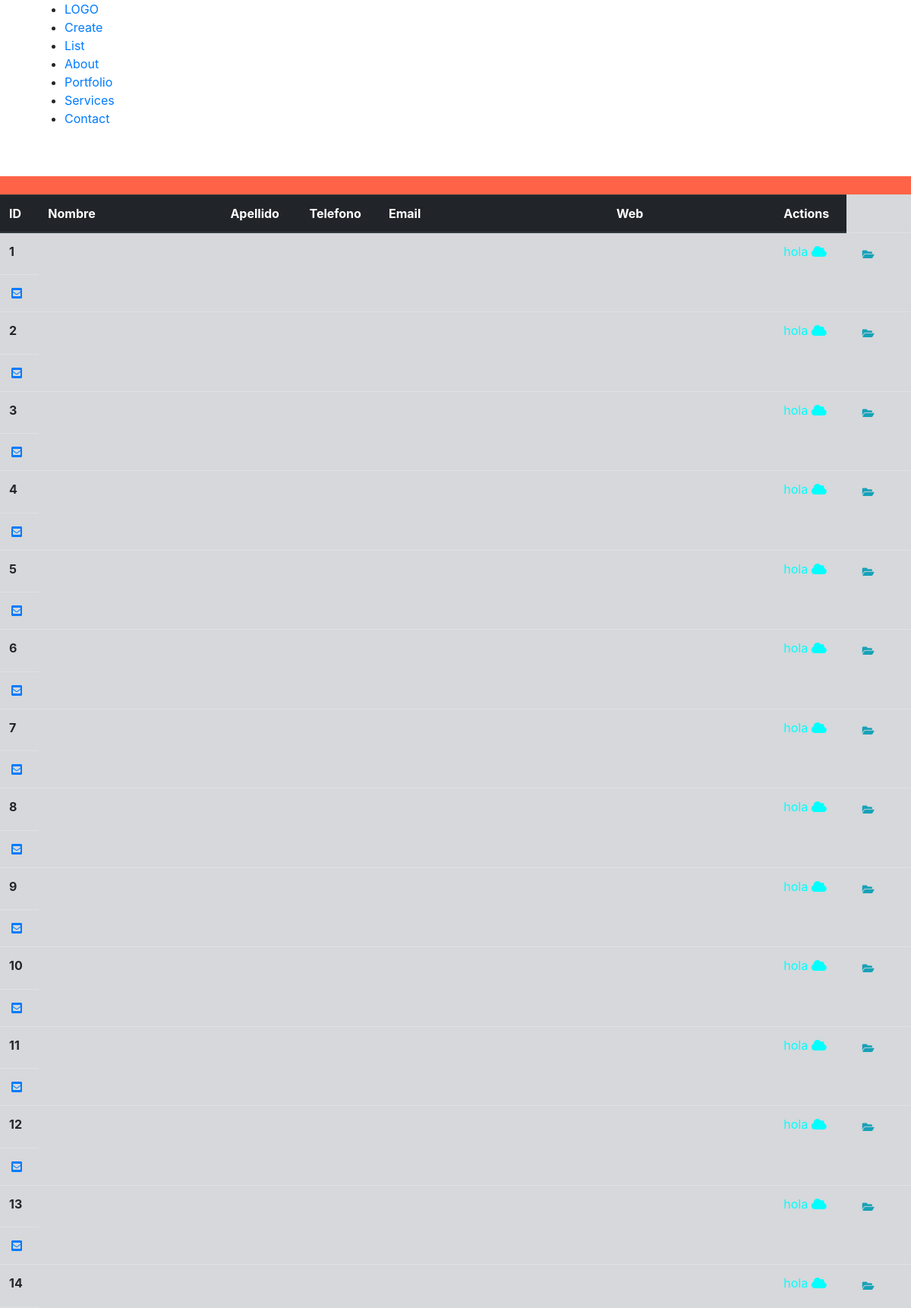
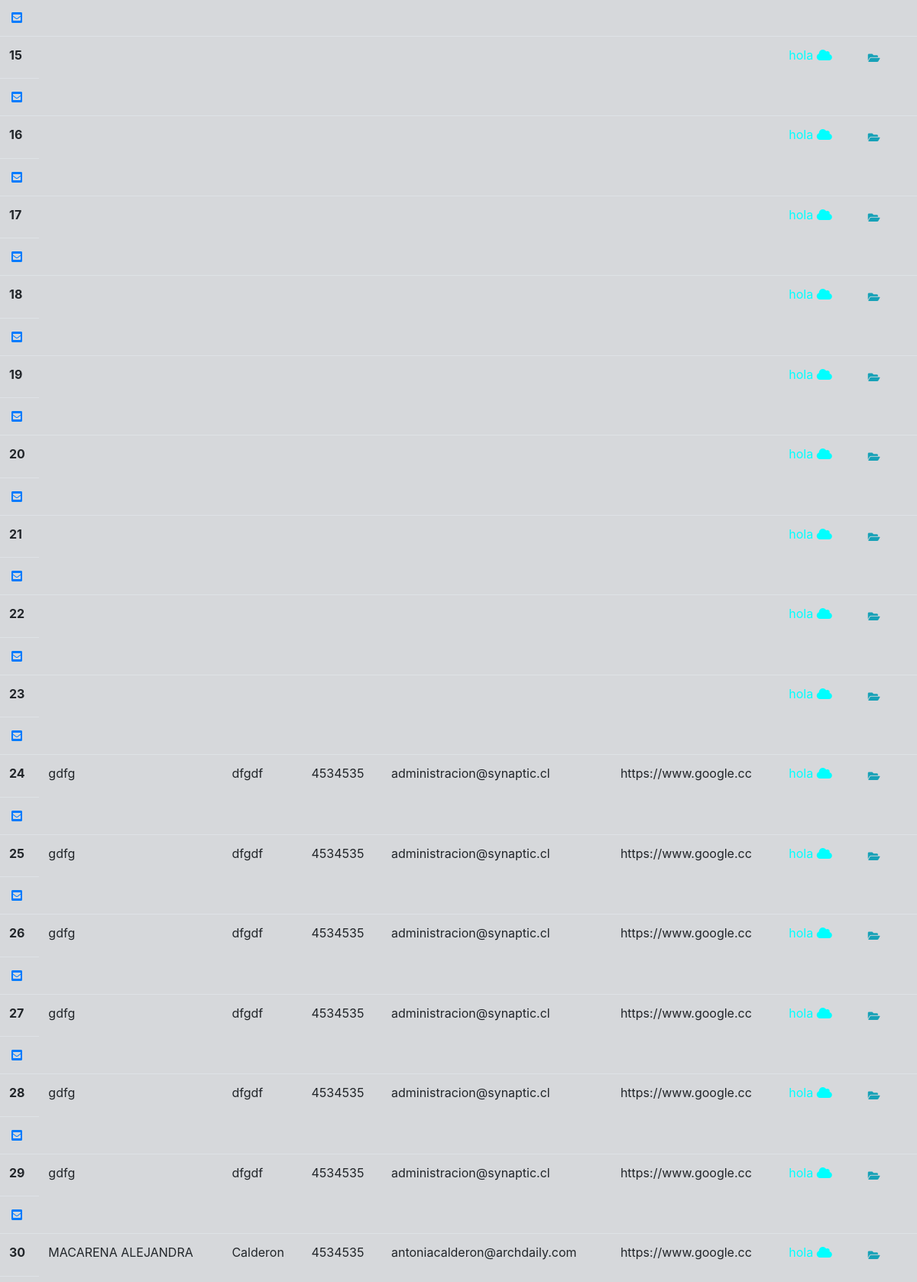
/person_list/ (upper part), run on the app's committed database (2 pictures, top to bottom).
### cvmaker/models.py (models this page shows, shortened)
class Person(models.Model):
    first_name = models.CharField(max_length=255)
    last_name = models.CharField(max_length=255)
    phone = models.CharField(max_length=255)
    webpage = models.URLField()
    email = models.EmailField()

### cvmaker/views.py (the view)
# urls.py: path('person_list/', views.PersonListView.as_view(), name='person_list'),
class PersonListView(ListView):
    model = models.Person
    template_name = "person_list.html"
    paginate_by = 100 # if pagination is desired
    def get_queryset(self):
        return self.model.objects.all()

### cvmaker/templates/person_list.html (shortened to what this page needs)
{% extends 'base.html' %}
{% load crispy_forms_tags %}
{% block content %}
<div class="scrolleable" style="background-color:tomato">
    <br>
    <table class="table table-hover table-secondary">
        <thead class="thead-dark">
            <th>ID</th>
            <th>Nombre</th>
            <th>Apellido</th>
            <th>Telefono</th>
            <th>Email</th>
            <th>Web</th>
            <th>Actions</th>
        </thead>
        <tbody>
            {% for usp in page_obj %}
            <tr>
                <th>{{ usp.id }}</th>
                <td>{{ usp.first_name }}</td>
                <td>{{ usp.last_name }}</td>
                <td>{{ usp.phone }}</td>
                <td>{{ usp.email }}</td>
                <td>{{ usp.webpage }}</td>
                <td style="color: aqua;"> hola <i class="fas fa-cloud"></i> </td>
                <td style="color: aqua;">
                    <span>
                    <a href="{% url 'cvmaker:person_detail' pk=usp.pk %}" class="btn btn-link btn-sm text-info" role="button">
                            <i class="fas fa-folder-open"></i></span>
                </td>
            </tr>
            <tr>
                <td>
                    <a href="mailto:{{ usp.user.email }}">
                        <i class="fa fa-envelope-square fa-fw"></i>
                    </a>
                </td>
            </tr>
            {% empty %}
            <tr><td class="text-secondary">No users yet.</td></tr>
            {% endfor %}
        </tbody>
    </table>
</div>
{% endblock %}

### cvmaker/templates/base.html (shortened to what this page needs)
<!DOCTYPE html>
<html lang="en">
<head>
    {% load static %}
    <link rel="stylesheet" href="https://maxcdn.bootstrapcdn.com/bootstrap/4.0.0/css/bootstrap.min.css">
    <link rel="stylesheet" href="https://use.fontawesome.com/releases/v5.7.0/css/all.css">
</head>
<body>
  <div class='container' style="margin-bottom: 4em;">
        <div id="navigation-bar">
          <nav>
            <ul>
              <li><a href="#" id="logo">LOGO</a></li>
              <li><a href='/person_create/'>Create</a></li>
              <li><a href='/person_list/'>List</a></li>
              <li><a href=#>About</a></li>
              <li><a href=#>Portfolio</a></li>
              <li><a href=#>Services</a></li>
              <li><a href=#>Contact</a></li>
            </ul>
          </nav>
        </div>
    </div>
    <div>
        {% block content %}
        {% endblock %}
    </div>
</body>
</html>

### data on the page
Person: id "1"
Person: id "2"
Person: id "3"
Person: id "4"
Person: id "5"
Person: id "6"
Person: id "7"
Person: id "8"
Person: id "9"
Person: id "10"
Person: id "11"
Person: id "12"
Person: id "13"
Person: id "14"
Person: id "15"
Person: id "16"
Person: id "17"
Person: id "18"
Person: id "19"
Person: id "20"
Person: id "21"
Person: id "22"
Person: id "23"
Person: id "24", first_name "gdfg", last_name "dfgdf", phone "4534535", email "administracion@synaptic.cl", webpage "https://www.google.cc"
Person: id "25", first_name "gdfg", last_name "dfgdf", phone "4534535", email "administracion@synaptic.cl", webpage "https://www.google.cc"
Person: id "26", first_name "gdfg", last_name "dfgdf", phone "4534535", email "administracion@synaptic.cl", webpage "https://www.google.cc"
Person: id "27", first_name "gdfg", last_name "dfgdf", phone "4534535", email "administracion@synaptic.cl", webpage "https://www.google.cc"
Person: id "28", first_name "gdfg", last_name "dfgdf", phone "4534535", email "administracion@synaptic.cl", webpage "https://www.google.cc"
Person: id "29", first_name "gdfg", last_name "dfgdf", phone "4534535", email "administracion@synaptic.cl", webpage "https://www.google.cc"
Person: id "30", first_name "MACARENA ALEJANDRA", last_name "Calderon", phone "4534535", email "antoniacalderon@archdaily.com", webpage "https://www.google.cc"
